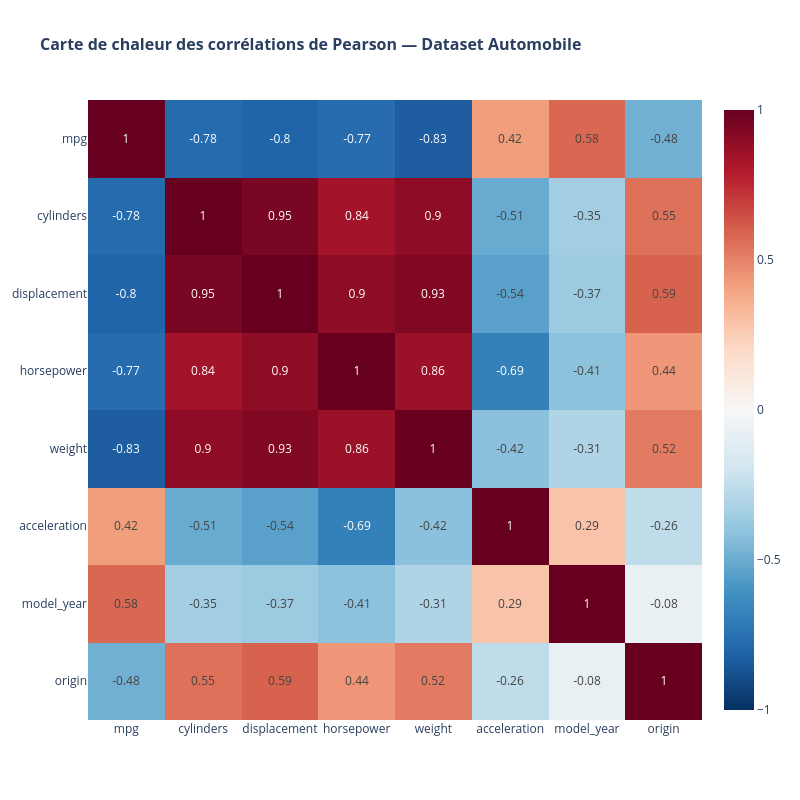

Write notebook code for a chart like this one.
### Markdown cell above
#### B. Carte de chaleur des corrélations

Heatmap de la matrice de corrélation de Pearson sur l'ensemble des variables numériques, incluant la variable dérivée `power_to_weight`.

### Code cell
# 1. Vos colonnes souhaitées
corr_cols = ['mpg', 'cylinders', 'displacement', 'horsepower',
             'weight', 'acceleration', 'model_year', 'origin', 'power_to_weight']

# SÉCURITÉ : On ne garde que les colonnes qui existent actuellement dans votre variable 'df'
existing_cols = [c for c in corr_cols if c in df.columns]

# 2. Calcul de la matrice de corrélation
corr_matrix = df[existing_cols].corr(method='pearson')

# 3. Création de la Heatmap interactive avec Plotly
fig = go.Figure(data=go.Heatmap(
    z=corr_matrix.values,
    x=corr_matrix.columns,
    y=corr_matrix.index,
    colorscale='RdBu_r',                  
    zmin=-1, zmax=1,                      
    text=np.round(corr_matrix.values, 2), 
    texttemplate='%{text}',               
    hoverinfo='x+y+z'                     
))

# 4. Mise en page globale
fig.update_layout(
    title_text="<b>Carte de chaleur des corrélations de Pearson — Dataset Automobile</b>",
    title_font_size=16,
    template="plotly_white",               
    width=800,
    height=800,
    xaxis_showgrid=False,
    yaxis_showgrid=False,
    yaxis_autorange='reversed'            
)

# 5. Sauvegarde en format Web Interactif (.html)
output_dir = '../data/processed'
os.makedirs(output_dir, exist_ok=True)
html_path = os.path.join(output_dir, 'correlation_heatmap.html')
fig.write_html(html_path)

print(f"Graphique interactif sauvegardé : {html_path}")

# Affichage interactif dans le Notebook
fig.show()

### Figure 1 — Plotly figure (JSON) as saved in the notebook; plotly's stock layout.template omitted (floating-point values rounded to 4 significant figures)
{"data": [{"colorscale": [[0, "rgb(5,48,97)"], [0.1, "rgb(33,102,172)"], [0.2, "rgb(67,147,195)"], [0.3, "rgb(146,197,222)"], [0.4, "rgb(209,229,240)"], [0.5, "rgb(247,247,247)"], [0.6, "rgb(253,219,199)"], [0.7, "rgb(244,165,130)"], [0.8, "rgb(214,96,77)"], [0.9, "rgb(178,24,43)"], [1, "rgb(103,0,31)"]], "hoverinfo": "x+y+z", "text": [[1.0, -0.78, -0.8, -0.77, -0.83, 0.42, 0.58, -0.48], [-0.78, 1.0, 0.95, 0.84, 0.9, -0.51, -0.35, 0.55], [-0.8, 0.95, 1.0, 0.9, 0.93, -0.54, -0.37, 0.59], [-0.77, 0.84, 0.9, 1.0, 0.86, -0.69, -0.41, 0.44], [-0.83, 0.9, 0.93, 0.86, 1.0, -0.42, -0.31, 0.52], [0.42, -0.51, -0.54, -0.69, -0.42, 1.0, 0.29, -0.26], [0.58, -0.35, -0.37, -0.41, -0.31, 0.29, 1.0, -0.08], [-0.48, 0.55, 0.59, 0.44, 0.52, -0.26, -0.08, 1.0]], "texttemplate": "%{text}", "type": "heatmap", "x": ["mpg", "cylinders", "displacement", "horsepower", "weight", "acceleration", "model_year", "origin"], "y": ["mpg", "cylinders", "displacement", "horsepower", "weight", "acceleration", "model_year", "origin"], "z": [[1.0, -0.7754, -0.8042, -0.7735, -0.8317, 0.4203, 0.5793, -0.4826], [-0.7754, 1.0, 0.9507, 0.8413, 0.896, -0.5054, -0.3487, 0.5514], [-0.8042, 0.9507, 1.0, 0.8958, 0.9328, -0.5437, -0.3702, 0.5911], [-0.7735, 0.8413, 0.8958, 1.0, 0.8624, -0.6866, -0.4137, 0.4426], [-0.8317, 0.896, 0.9328, 0.8624, 1.0, -0.4175, -0.3066, 0.5211], [0.4203, -0.5054, -0.5437, -0.6866, -0.4175, 1.0, 0.2881, -0.2574], [0.5793, -0.3487, -0.3702, -0.4137, -0.3066, 0.2881, 1.0, -0.07541], [-0.4826, 0.5514, 0.5911, 0.4426, 0.5211, -0.2574, -0.07541, 1.0]], "zmax": 1, "zmin": -1}], "layout": {"height": 800, "title": {"font": {"size": 16}, "text": "<b>Carte de chaleur des corrélations de Pearson — Dataset Automobile</b>"}, "width": 800, "xaxis": {"showgrid": false}, "yaxis": {"autorange": "reversed", "showgrid": false}}}
